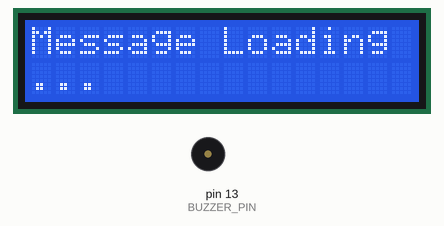
Simulated run of this sketch. Board: Arduino Uno, built with avr-gcc and run on an emulated ATmega328P. Parts: 16×2 character LCD, buzzer (waves = sounding, pin HIGH).

Above: at 0.1 s.
At 8.6 s:
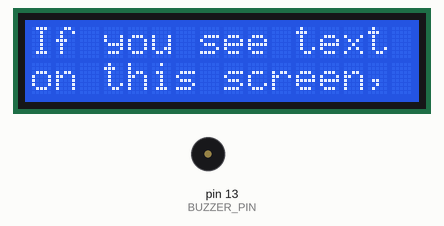
At 23.8 s:
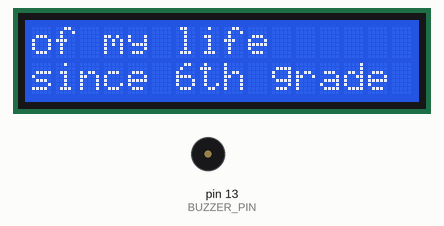
At 38.5 s:
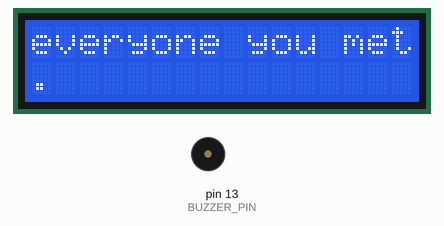
Timing chart, 0 to 40.0 s (numbered marks = the images above):
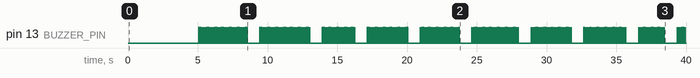

The sketch:

sketch.ino
```cpp
#include <LiquidCrystal.h>
int BUZZER_PIN = 13;

LiquidCrystal lcd(12, 11, 5, 4, 3, 2);
//30% of the dynamic memory :smile:
const char* speech[] = {
  "If you see text ",
  "on this screen,",
  "I'm glad you    ",
  "didn't explode! ",
  "Happy Birthday ",
  "Ayden!",
  "You've been a",
  "critical part",
  "of my life",
  "since 6th grade",
  "Your impact is ",
  "incredibly HUGE",
  "on my life.",
  "You are a day 1",
  "friend and made",
  "an impact on",
  "everyone you met",
  ".",
  "You inspired me",
  "to change",
  "myself for the ",
  "better.",
  "Thanks for",
  "always being",
  "there.",
  "Anyways, since ",
  "I'm not a poet ",
  "and I'm running",
  "out of memory, ",
  "I guess my",
  "message ends",
  "here!",
  "- Shaun!",
  "",
  "If you want to",
  "change the text",
  "(since this",
  "loops) go to",
  "github.com/",
  "SpeedSlicer/",
  "AydenBirthday"
};

const int speechCount = sizeof(speech) / sizeof(speech[0]);

byte balloon[8] = {
  B00100,
  B01110,
  B01110,
  B01110,
  B00100,
  B00100,
  B00000,
  B00000
};

byte cakeBase[8] = {
  B00000,
  B01110,
  B11111,
  B10101,
  B11111,
  B11111,
  B00000,
  B00000
};

byte cakeFlame1[8] = {
  B00100,
  B01110,
  B00100,
  B00000,
  B01110,
  B11111,
  B11111,
  B00000
};

byte cakeFlame2[8] = {
  B00000,
  B00100,
  B01110,
  B00100,
  B01110,
  B11111,
  B11111,
  B00000
};


void setup() {
  pinMode(BUZZER_PIN, OUTPUT);
  lcd.begin(16, 2);
  lcd.createChar(0, balloon);
  lcd.createChar(1, cakeFlame1);
  lcd.createChar(2, cakeFlame2);
  lcd.createChar(3, cakeBase);
  lcd.clear();
  lcd.setCursor(0, 0);
  lcd.print("Message Loading");
  lcd.setCursor(0, 1);
  lcd.print("...            ");
  delay(5000);
}

void loop() {
  for (int i = 0; i < speechCount; i += 2) {
    lcd.clear();
    typeLine(0, speech[i]);
    if (i + 1 < speechCount) {
      typeLine(1, speech[i + 1]);
    }
    delay(800);
  }
  lcd.clear();
  lcd.setCursor(0, 0);
  lcd.setCursor(14, 0);
  lcd.print(" ");
  lcd.setCursor(0, 0);
  lcd.print("HAPPY BIRTHDAY");

  while (true) {
    lcd.setCursor(0, 1);
    lcd.write(byte(0));
    lcd.setCursor(7, 1);
    lcd.write(byte(1));
    lcd.setCursor(15, 1);
    lcd.write(byte(0));
    delay(500);
    lcd.setCursor(0, 1);
    lcd.write(byte(0));
    lcd.setCursor(7, 1);
    lcd.write(byte(2));
    lcd.setCursor(15, 1);
    lcd.write(byte(0));
    delay(500);
  }
}
void typeLine(int row, const char* text) {
  lcd.setCursor(0, row);
  for (int i = 0; i < 16 && text[i] != '\0'; i++) {
    lcd.print(text[i]);
    digitalWrite(BUZZER_PIN, HIGH);
    delay(15);
    digitalWrite(BUZZER_PIN, LOW);
    delay(100);
  }
}
```

Measured:
- what the display in image 1 shows lasts 0.9 s, from 8.5 s to 9.4 s
